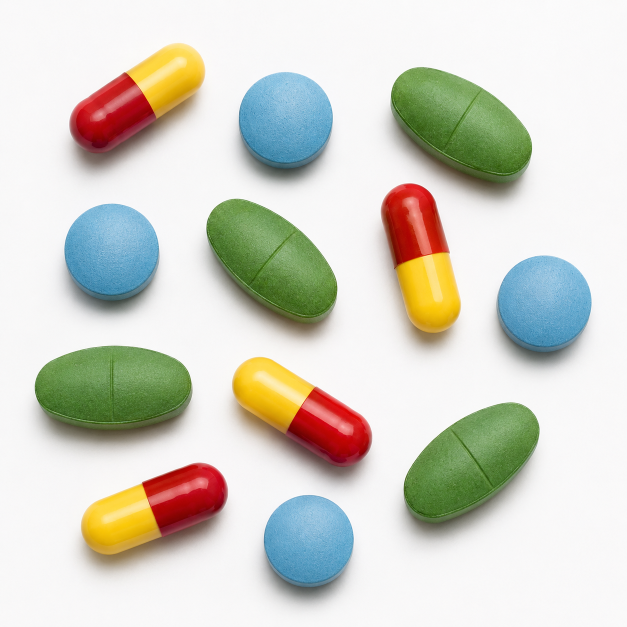
#> input picture image/input/remedio.png, 1254 x 1254 px (shown at 1/2 size)
$ jupyter execute Descricao.ipynb
#> lines starting #> are read from the running program, lines starting #| are printed output that depends on the picture; after the words box and inside, x2 and y2 are one past the last pixel; in counts of white or black regions, pixels touching at a corner belong together
# Atividade 2 – Parte 2: Descrição de Objetos
**TECA2 – Tópicos em Visão Computacional**

**Contexto de aplicação:** Inspeção farmacêutica – análise de comprimidos e cápsulas sobre bandeja.

Esta parte extrai *features* geométricas dos *blobs* identificados na Parte 1 e aplica classificação baseada em regras.

Pipeline:
1. Reprodução compacta do pipeline de binarização da Parte 1
2. **Etapa 1** – Extração de características (área, centróide, elipse, circularidade, solidez)
3. **Etapa 2** – Classificação baseada em regras + gráfico de dispersão
4. **Etapa 3** – Validação manual com tabela de erros percentuais
5. **Extra** – Hu Moments e assinaturas radiais de contorno

## 0. Importações e Configurações

[cell 1]
import cv2
import numpy as np
import matplotlib.pyplot as plt
import matplotlib.patches as mpatches
import pandas as pd
import os

os.makedirs('../image/output', exist_ok=True)

plt.rcParams['figure.dpi'] = 120
plt.rcParams['figure.figsize'] = (14, 5)

IMG_PATH = '../image/input/remedio.png'
print('Bibliotecas carregadas.')

---
## 1. Reprodução do Pipeline da Parte 1

Reproduz de forma compacta os passos da Parte 1 para obter `bin_final` e `indices_validos`,
garantindo continuidade do pipeline com os mesmos parâmetros:
binarização Otsu + morfologia (opening+closing, kernel elíptico 5×5, conectividade-8).

[cell 2]
img_bgr = cv2.imread(IMG_PATH)
#> img_bgr is the input picture: shape (1254, 1254, 3); mean B, G, R 200.2, 211, 211.3
img_rgb = cv2.cvtColor(img_bgr, cv2.COLOR_BGR2RGB)
img_gray = cv2.cvtColor(img_bgr, cv2.COLOR_BGR2GRAY)
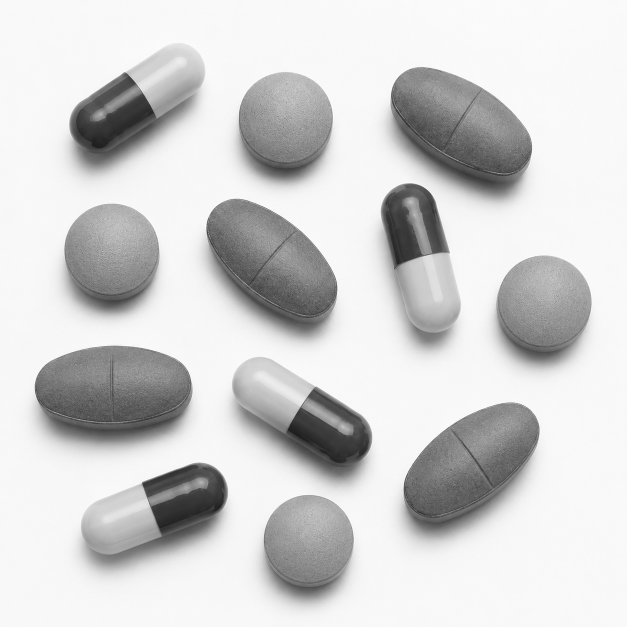
#> img_gray: shape (1254, 1254) (shown at 1/2 size); min 27, max 255, mean 209.8

# Binarização Otsu com inversão (objetos=branco, fundo=preto)
_, bin_otsu = cv2.threshold(img_gray, 0, 255, cv2.THRESH_BINARY_INV + cv2.THRESH_OTSU)
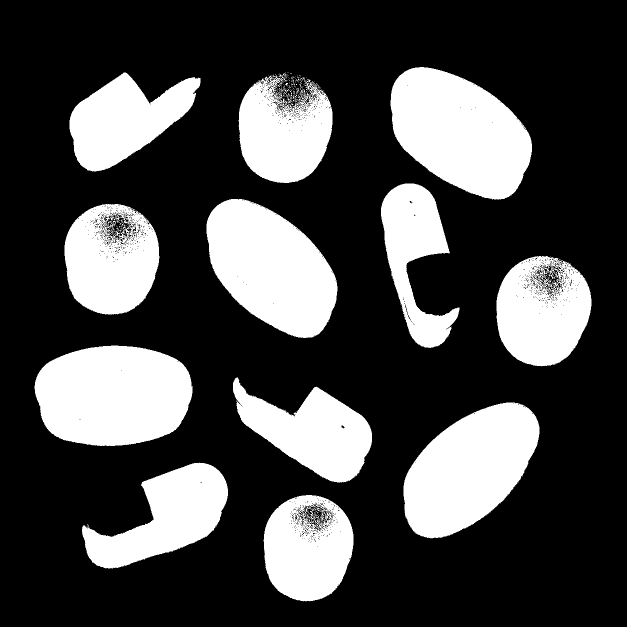
#> bin_otsu: shape (1254, 1254) (shown at 1/2 size); 27.7% white; 244 white regions (224 under 20 px), largest, box (x1, y1, x2, y2) and area: (69, 691, 385, 892) 51834, (781, 134, 1064, 399) 51506, (413, 398, 675, 676) 48664

# Morfologia: opening → remove ruídos; closing → fecha buracos (kernel 5×5 elíptico)
kernel = cv2.getStructuringElement(cv2.MORPH_ELLIPSE, (5, 5))
bin_aberto = cv2.morphologyEx(bin_otsu, cv2.MORPH_OPEN, kernel)
#> bin_aberto: shape (1254, 1254); 26.9% white; 25 white regions (7 under 20 px), largest, box (x1, y1, x2, y2) and area: (69, 691, 385, 892) 51808, (781, 134, 1064, 399) 51438, (413, 398, 675, 676) 48511
bin_final  = cv2.morphologyEx(bin_aberto, cv2.MORPH_CLOSE, kernel)
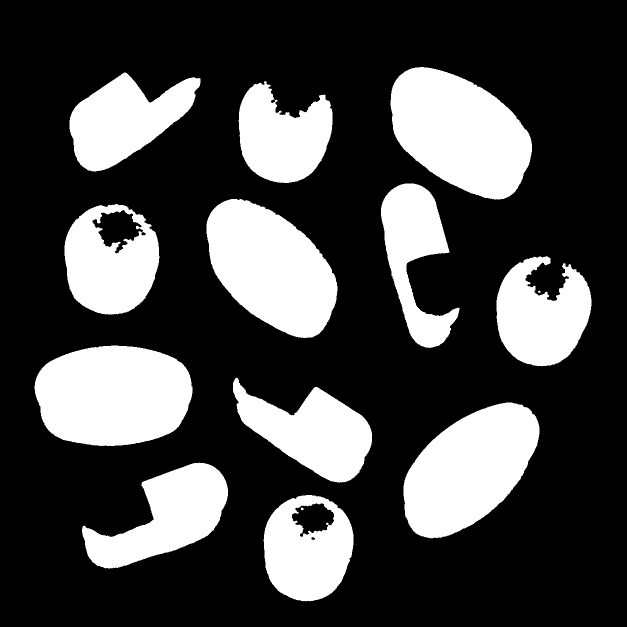
#> bin_final: shape (1254, 1254) (shown at 1/2 size); 27.1% white; 14 white regions (1 under 20 px), largest, box (x1, y1, x2, y2) and area: (69, 691, 385, 892) 51820, (781, 134, 1064, 399) 51453, (413, 398, 675, 676) 48534

# Rotulação de componentes conectados (conectividade-8)
num_labels, labels, stats, centroids = cv2.connectedComponentsWithStats(
    bin_final, connectivity=8
)
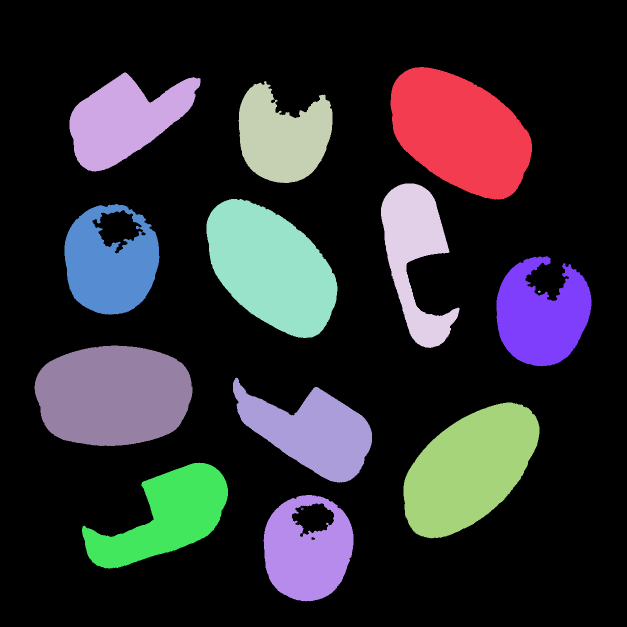
#> labels: shape (1254, 1254) int32 (shown at 1/2 size); 15 distinct labels, from 0 to 14; one colour per label, 0 black
#> num_labels = 15; stats = 15 rows, first 6: [0, 0, 1254, 1254, 1146886], [781, 134, 283, 265, 51453], [139, 145, 262, 198, 29210], [477, 162, 188, 204, 26198], [762, 367, 157, 329, 24878], [413, 398, 262, 278, 48534]; centroids = 15 rows, first 8: [635.7, 620.5], [919.8, 264.4], [249, 240.2], [564.9, 272.5], [829.4, 509.7], [542, 535.6], [219.7, 527.7], [1083.1, 630.3]
indices_validos = [i for i in range(1, num_labels) if stats[i, cv2.CC_STAT_AREA] >= 500]
#> indices_validos = [1, 2, 3, 4, 5, 6, 7, 9, 10, 11, 12, 13]

print(f'Pipeline Parte 1 reproduzido: {len(indices_validos)} blobs válidos (área >= 500 px2).')
#| Pipeline Parte 1 reproduzido: 12 blobs válidos (área >= 500 px2).

---
## Etapa 1 – Extração de Características

Para cada blob, extraímos as seguintes *features* geométricas:

| Característica | Como obter (OpenCV) |
|---|---|
| Área (px²) | `cv2.contourArea` |
| Centro de massa (x, y) | `cv2.moments → (x̄, ȳ)` |
| Bounding box (x, y, w, h) | `cv2.boundingRect` |
| Eixos da elipse equivalente | `cv2.fitEllipse` |
| Orientação (ângulo) | `cv2.fitEllipse → ângulo` |
| Perímetro | `cv2.arcLength` |
| Circularidade | 4π · Área / Perímetro² |
| Solidez | Área / Área do convex hull |

[cell 3]
def extrair_features_blobs(labels, indices_validos, centroids):
    registros = []
    contornos_dict = {}
    elipses_dict = {}

    for rank, label_id in enumerate(indices_validos, start=1):
        mask = (labels == label_id).astype(np.uint8)
        cnts, _ = cv2.findContours(mask, cv2.RETR_EXTERNAL, cv2.CHAIN_APPROX_SIMPLE)
        if not cnts:
            continue
        cnt = max(cnts, key=cv2.contourArea)

        area = cv2.contourArea(cnt)
        perimetro = cv2.arcLength(cnt, True)

        M = cv2.moments(cnt)
        cx = M['m10'] / M['m00'] if M['m00'] > 0 else float(centroids[label_id][0])
        cy = M['m01'] / M['m00'] if M['m00'] > 0 else float(centroids[label_id][1])

        x, y, w, h = cv2.boundingRect(cnt)

        eixo_maior = eixo_menor = angulo = 0.0
        elipse = None
        if len(cnt) >= 5:
            elipse = cv2.fitEllipse(cnt)
            (_, _), (ma, mi), angulo = elipse
            eixo_maior = max(ma, mi)
            eixo_menor = min(ma, mi)

        circularidade = (4 * np.pi * area) / (perimetro ** 2) if perimetro > 0 else 0

        hull = cv2.convexHull(cnt)
        hull_area = cv2.contourArea(hull)
        solidez = area / hull_area if hull_area > 0 else 0

        contornos_dict[rank] = cnt
        if elipse is not None:
            elipses_dict[rank] = elipse

        registros.append({
            'ID': rank,
            'Area_px2': round(area, 1),
            'Centro_X': round(cx, 1),
            'Centro_Y': round(cy, 1),
            'BB_X': x, 'BB_Y': y, 'BB_W': w, 'BB_H': h,
            'Eixo_Maior_px': round(eixo_maior, 1),
            'Eixo_Menor_px': round(eixo_menor, 1),
            'Orientacao_deg': round(angulo, 1),
            'Perimetro_px': round(perimetro, 1),
            'Circularidade': round(circularidade, 4),
            'Solidez': round(solidez, 4),
        })
#> this loop made 12 passes
#> (label_id, area, perimetro, cx, cy, x, y, w) on passes 1 to 8: (1, 51068, 908, 919.8, 264.4, 781, 134, 283), (2, 28868, 827.8, 248.8, 240.3, 139, 145, 262), (3, 25872, 841, 564.8, 272.6, 477, 162, 188), (4, 24432, 1015.9, 829.3, 509.2, 762, 367, 157), (5, 48154.5, 899.1, 542, 535.6, 413, 398, 262), (6, 33004.5, 733.2, 221.8, 518, 129, 408, 190), (7, 28050.5, 1046.9, 1083, 630.7, 993, 512, 190), (9, 51421.5, 910.6, 226.1, 790.6, 69, 691, 316)
#> pass 1, in extrair_features_blobs, `mask = (labels == label_id).astype(np.uint8)`:
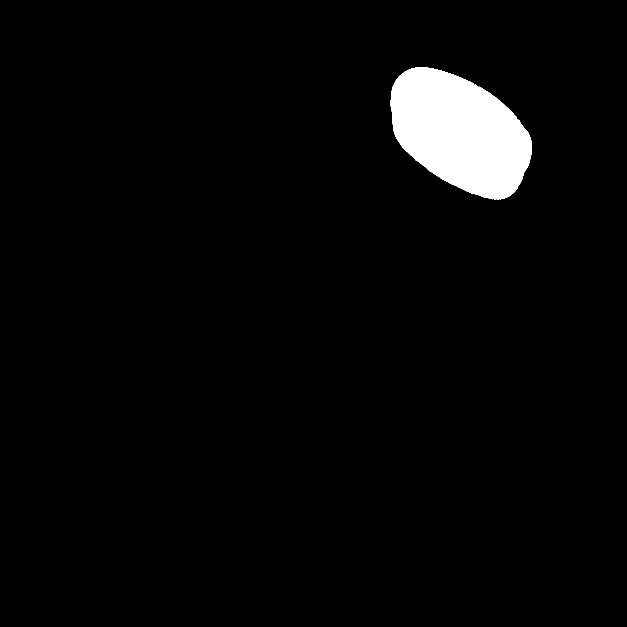
#> mask: shape (1254, 1254) (shown at 1/2 size); values 0 (black) and 1 (white), 3.3% white; 1 white region, box (x1, y1, x2, y2) and area: (781, 134, 1064, 399) 51453
#> after the loop:
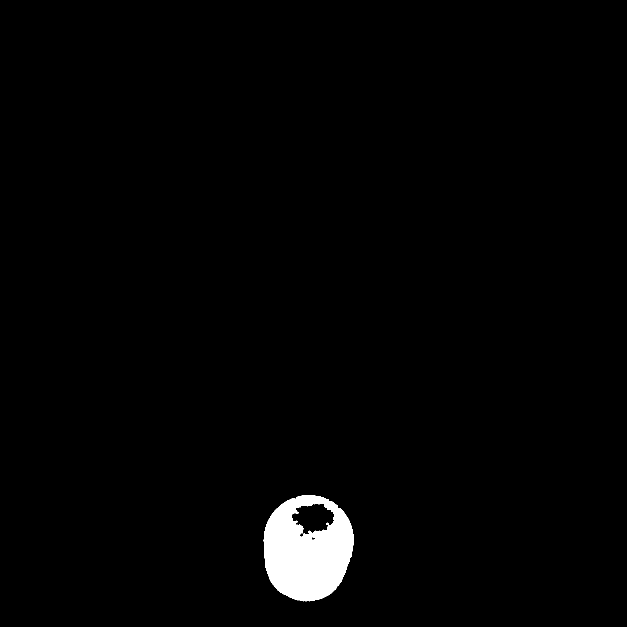
#> mask: shape (1254, 1254) (shown at 1/2 size); values 0 (black) and 1 (white), 1.7% white; 1 white region, box (x1, y1, x2, y2) and area: (527, 990, 707, 1203) 26787
#> after the loop, contornos_dict = 12 items; elipses_dict = 12 items; registros = 12 items

    df = pd.DataFrame(registros).set_index('ID')
#> df = table of 12 rows and 13 columns
    return df, contornos_dict, elipses_dict

[cell 4]
df_features, contornos_dict, elipses_dict = extrair_features_blobs(
    labels, indices_validos, centroids
)
#> df_features = table of 12 rows and 13 columns; contornos_dict = 12 items; elipses_dict = 12 items

print(f'Features extraídas para {len(df_features)} blobs.')
#| Features extraídas para 12 blobs.
print()
cols_display = ['Area_px2', 'Perimetro_px', 'Circularidade', 'Solidez',
                'Eixo_Maior_px', 'Eixo_Menor_px', 'Orientacao_deg']
display(df_features[cols_display])

[cell 5]
# Visualiza cada blob com seu contorno, elipse equivalente e centróide
img_elipses = img_rgb.copy()
cmap = plt.get_cmap('tab20', len(indices_validos))

for rank in range(1, len(indices_validos) + 1):
    cor = tuple(int(c * 255) for c in cmap(rank - 1)[:3])

    # Contorno do blob (cor por ID)
    cv2.drawContours(img_elipses, [contornos_dict[rank]], -1, cor, 2)

    # Elipse equivalente (laranja)
    if rank in elipses_dict:
        cv2.ellipse(img_elipses, elipses_dict[rank], (255, 140, 0), 2)

    # Centróide (cruz amarela)
    cx = int(df_features.loc[rank, 'Centro_X'])
    cy = int(df_features.loc[rank, 'Centro_Y'])
    cv2.drawMarker(img_elipses, (cx, cy), (255, 255, 0), cv2.MARKER_CROSS, 18, 2)

    # ID acima do bounding box
    x = int(df_features.loc[rank, 'BB_X'])
    y = int(df_features.loc[rank, 'BB_Y'])
    cv2.putText(img_elipses, f'#{rank}', (x, y - 6),
                cv2.FONT_HERSHEY_SIMPLEX, 0.7, (255, 50, 50), 2)
#> this loop made 12 passes
#> (cor, cx, cy, x, y) on passes 1 to 8: ((31, 119, 180), 919, 264, 781, 134), ((174, 199, 232), 248, 240, 139, 145), ((255, 187, 120), 564, 272, 477, 162), ((152, 223, 138), 829, 509, 762, 367), ((255, 152, 150), 542, 535, 413, 398), ((197, 176, 213), 221, 518, 129, 408), ((140, 86, 75), 1083, 630, 993, 512), ((227, 119, 194), 226, 790, 69, 691)
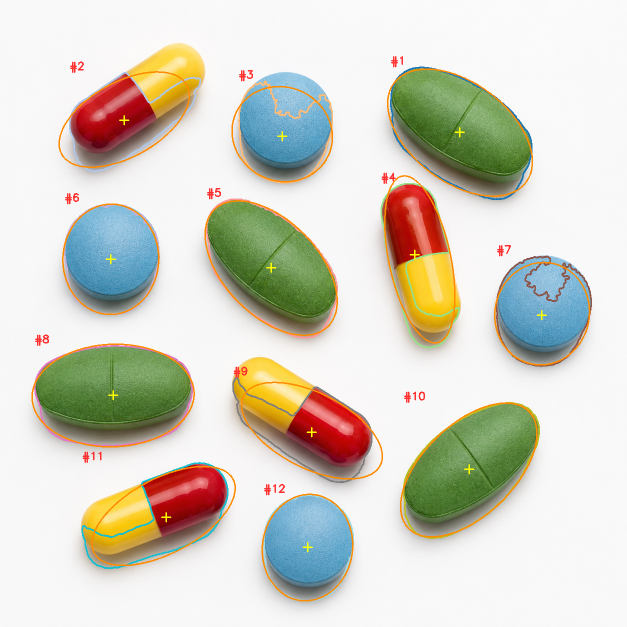
#> img_elipses: shape (1254, 1254, 3) (shown at 1/2 size); mean R, G, B 212.1, 209.7, 197

plt.figure(figsize=(12, 8))
plt.imshow(img_elipses)
plt.title('Blobs com Elipses Equivalentes, Centróides e IDs', fontsize=13)
plt.axis('off')
plt.tight_layout()
plt.savefig('../image/output/etapa1_features_elipses.png', bbox_inches='tight')
plt.show()
print('Elipses: laranja | Contornos: cor por ID | Centróide: cruz amarela')

---
## Etapa 2 – Classificação Baseada em Regras

Critérios de classificação definidos a partir da distribuição real dos dados da Etapa 1
(circularidade máxima observada ≈ 0,83; nenhum blob ultrapassa 0,85):

- **Tamanho:** Pequeno (área < 30 000 px²), Médio (30 000–45 000 px²), Grande (> 45 000 px²)
- **Forma:** Circular (circularidade > 0,70), Oval (0,40–0,70), Irregular (< 0,40)
- **Compacidade:** Compacto (solidez > 0,92) vs. Com Concavidades (solidez ≤ 0,92)

A classe final combina tamanho e forma e é anotada visualmente sobre a imagem original.

[cell 6]
CORES_CLASSES = {
    'Pequeno-Circular':  (46,  204, 113),
    'Pequeno-Oval':      (39,  174,  96),
    'Pequeno-Irregular': (241, 196,  15),
    'Médio-Circular':    (52,  152, 219),
    'Médio-Oval':        (41,  128, 185),
    'Médio-Irregular':   (230, 126,  34),
    'Grande-Circular':   (231,  76,  60),
    'Grande-Oval':       (192,  57,  43),
    'Grande-Irregular':  (155,  89, 182),
}
COR_DEFAULT = (200, 200, 200)

# Thresholds ajustados à distribuição real dos dados (máx. circularity ≈ 0.83)
# Circular > 0.70 | Oval 0.40–0.70 | Irregular < 0.40

def classificar_blob(row):
    area = row['Area_px2']
    circ = row['Circularidade']
    tamanho = 'Pequeno' if area < 30000 else ('Grande' if area > 45000 else 'Médio')
    forma   = 'Circular' if circ > 0.70 else ('Oval' if circ > 0.40 else 'Irregular')
    return f'{tamanho}-{forma}'


df_features['Classe'] = df_features.apply(classificar_blob, axis=1)
df_features['Compacidade'] = df_features['Solidez'].apply(
    lambda s: 'Compacto' if s > 0.92 else 'Com Concavidades'
)

print('Distribuição das classes:')
print(df_features['Classe'].value_counts().to_string())
#| Classe
#| Grande-Circular      4
#| Pequeno-Oval         3
#| Pequeno-Irregular    2
#| Médio-Circular       2
#| Médio-Oval           1
print()
display(df_features[['Area_px2', 'Circularidade', 'Solidez', 'Classe', 'Compacidade']])

[cell 7]
# Imagem anotada com contornos coloridos por classe e rótulo de forma
img_classif = img_rgb.copy()

for rank, row in df_features.iterrows():
    cls = row['Classe']
    cor = CORES_CLASSES.get(cls, COR_DEFAULT)
    cv2.drawContours(img_classif, [contornos_dict[rank]], -1, cor, 3)
    cx = int(row['Centro_X'])
    cy = int(row['Centro_Y'])
    label_txt = cls.split('-')[1]  # exibe somente a forma (Circular/Oval/Irregular)
    cv2.putText(img_classif, label_txt, (cx - 38, cy + 5),
                cv2.FONT_HERSHEY_SIMPLEX, 0.52, cor, 2)
#> this loop made 12 passes
#> (cls, cor, cx, cy, label_txt) on passes 1 to 7: ('Grande-Circular', (231, 76, 60), 919, 264, 'Circular'), ('Pequeno-Oval', (39, 174, 96), 248, 240, 'Oval'), ('Pequeno-Oval', (39, 174, 96), 564, 272, 'Oval'), ('Pequeno-Irregular', (241, 196, 15), 829, 509, 'Irregular'), ('Grande-Circular', (231, 76, 60), 542, 535, 'Circular'), ('Médio-Circular', (52, 152, 219), 221, 518, 'Circular'), ('Pequeno-Irregular', (241, 196, 15), 1083, 630, 'Irregular')
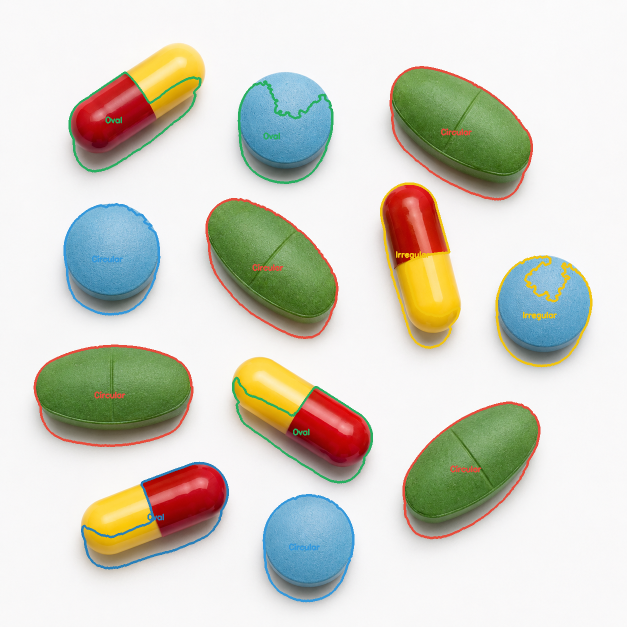
#> img_classif: shape (1254, 1254, 3) (shown at 1/2 size); mean R, G, B 210.4, 209.8, 198.3

fig, ax = plt.subplots(figsize=(12, 8))
ax.imshow(img_classif)
patches = [
    mpatches.Patch(color=[c / 255 for c in CORES_CLASSES.get(cls, COR_DEFAULT)], label=cls)
    for cls in df_features['Classe'].unique()
]
#> patches = 5 items
ax.legend(handles=patches, loc='upper right', fontsize=10, framealpha=0.85)
ax.set_title('Classificação por Tamanho e Forma', fontsize=13)
ax.axis('off')
plt.tight_layout()
plt.savefig('../image/output/etapa2_classificacao.png', bbox_inches='tight')
plt.show()

[cell 8]
fig, ax = plt.subplots(figsize=(10, 6))

for cls, grupo in df_features.groupby('Classe'):
    cor_norm = [c / 255 for c in CORES_CLASSES.get(cls, COR_DEFAULT)]
    ax.scatter(grupo['Area_px2'], grupo['Circularidade'],
               label=cls, color=cor_norm, s=130, edgecolors='white', linewidth=1.2, zorder=3)
    for rank, row in grupo.iterrows():
        ax.annotate(f'#{rank}', (row['Area_px2'], row['Circularidade']),
                    textcoords='offset points', xytext=(5, 4), fontsize=9)
#> this loop made 5 passes
#> (cls, grupo, cor_norm) on passes 1 to 5: ('Grande-Circular', table of 4 rows and 15 columns, [0.906, 0.298, 0.235]), ('Médio-Circular', table of 2 rows and 15 columns, [0.204, 0.596, 0.859]), ('Médio-Oval', table of 1 rows and 15 columns, [0.161, 0.502, 0.725]), ('Pequeno-Irregular', table of 2 rows and 15 columns, [0.945, 0.769, 0.0588]), ('Pequeno-Oval', table of 3 rows and 15 columns, [0.153, 0.682, 0.376])

ax.axhline(0.85, color='steelblue', linestyle='--', alpha=0.6, linewidth=1.5,
           label='Limiar Circular (0.85)')
ax.axhline(0.70, color='gray', linestyle=':', alpha=0.6, linewidth=1.5,
           label='Limiar Oval (0.70)')
ax.set_xlabel('Área (px²)', fontsize=12)
ax.set_ylabel('Circularidade', fontsize=12)
ax.set_title('Gráfico de Dispersão: Área × Circularidade por Classe', fontsize=13)
ax.legend(fontsize=9, loc='lower right')
ax.grid(True, alpha=0.3)
plt.tight_layout()
plt.savefig('../image/output/etapa2_scatter.png', bbox_inches='tight')
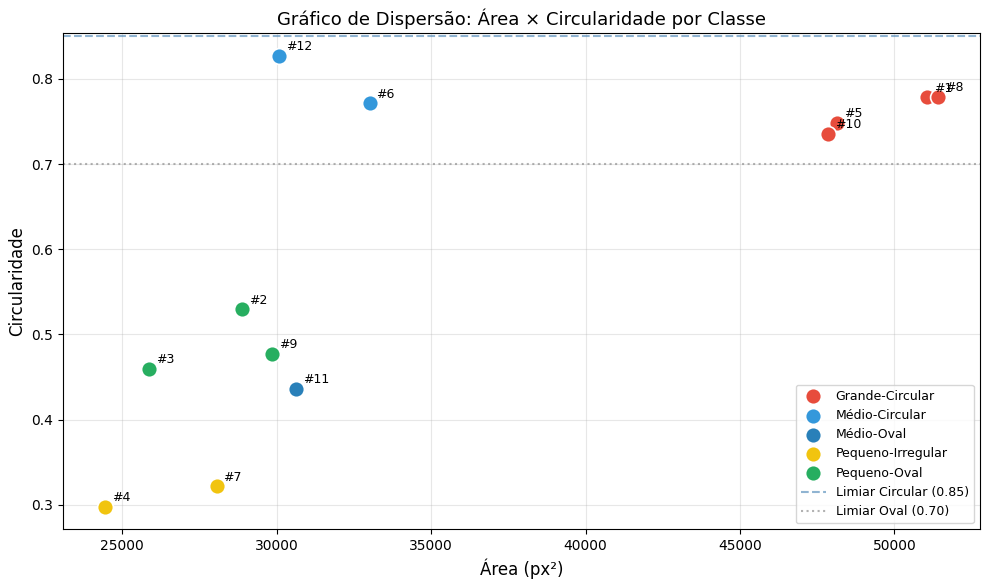
#> figure drawn by matplotlib, 1 panel
plt.show()

---
## Etapa 3 – Validação Manual

Cinco blobs foram selecionados e tiveram **área** e **perímetro** medidos manualmente no GIMP:

- Ferramenta: *Fuzzy Select* (Selecionar por Cor) sobre a imagem binária final `bin_final`
- **Área:** contagem de pixels na seleção (Janela → Histograma → campo *Pixels*)
- **Perímetro:** estimativa pelo comprimento do contorno usando a ferramenta de régua

Blobs selecionados: `#1, #3, #5, #7, #10`

[cell 9]
BLOBS_VALIDACAO = [1, 3, 5, 7, 10]

fig, axes = plt.subplots(1, len(BLOBS_VALIDACAO), figsize=(15, 4))

for ax, rank in zip(axes, BLOBS_VALIDACAO):
    x  = int(df_features.loc[rank, 'BB_X'])
    y  = int(df_features.loc[rank, 'BB_Y'])
    w  = int(df_features.loc[rank, 'BB_W'])
    h  = int(df_features.loc[rank, 'BB_H'])
    pad = 20
    x0, y0 = max(x - pad, 0), max(y - pad, 0)
    x1 = min(x + w + pad, img_rgb.shape[1])
    y1 = min(y + h + pad, img_rgb.shape[0])
    crop = img_rgb[y0:y1, x0:x1]

    ax.imshow(crop)
    area_cv = df_features.loc[rank, 'Area_px2']
    peri_cv = df_features.loc[rank, 'Perimetro_px']
    ax.set_title(f'Blob #{rank}\nÁrea={area_cv:.0f}  Per={peri_cv:.1f}', fontsize=9)
    ax.axis('off')
#> this loop made 5 passes
#> (x, y, w, h, x0, y0, x1, y1) on passes 1 to 5: (781, 134, 283, 265, 761, 114, 1084, 419), (477, 162, 188, 204, 457, 142, 685, 386), (413, 398, 262, 278, 393, 378, 695, 696), (993, 512, 190, 221, 973, 492, 1203, 753), (807, 805, 272, 272, 787, 785, 1099, 1097)
#> pass 1, `crop = img_rgb[y0:y1, x0:x1]`:
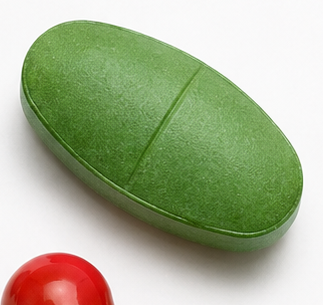
#> crop: shape (305, 323, 3); mean R, G, B 168.8, 177.3, 146.3

plt.suptitle('Blobs Selecionados para Validação Manual', fontsize=12)
plt.tight_layout()
plt.savefig('../image/output/etapa3_blobs_validacao.png', bbox_inches='tight')
#> (the rest of the program and of its run is left out)
